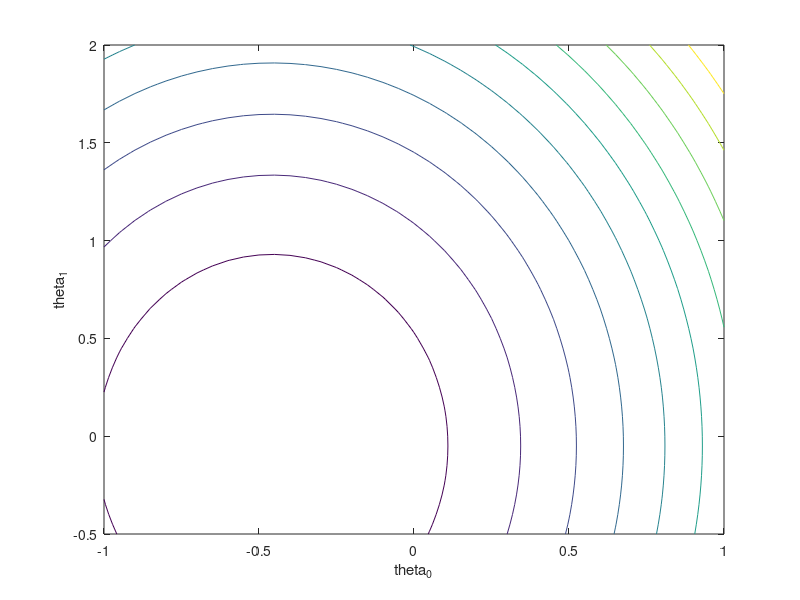
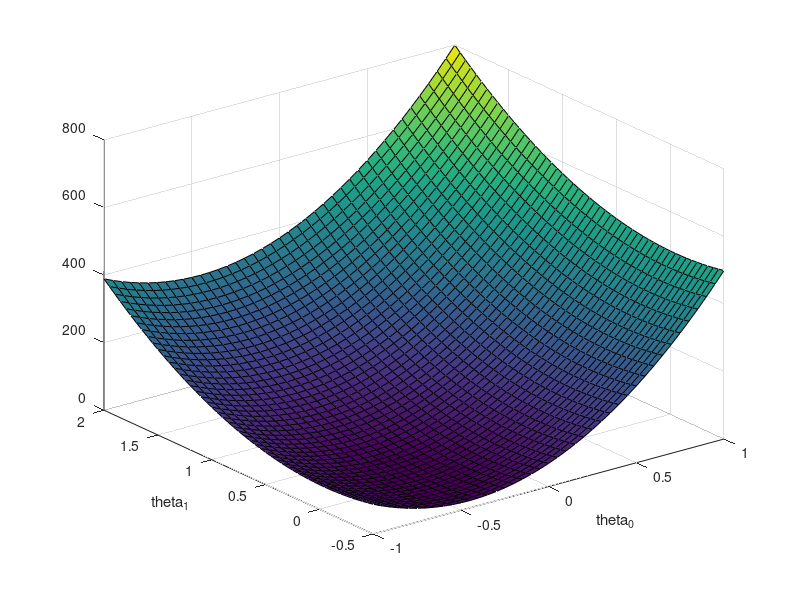

Write MATLAB code to recreate these figures, in order. (Note: this script raises an error after producing the figures.)
#!/usr/bin/octave-cli --persist

# --------------------------------------------------------------------
# Interactive mode, showing the contours and the corresponding line
#
# WITH NORMALIZATION AND DATA CENTERING
#
# Implementation of J and gradJ for the general linear case
# --------------------------------------------------------------------

pkg load optim;


load quasar_train.csv;
lambdas = quasar_train(1, :)';
train_qso = quasar_train(2:end, :);
load quasar_test.csv;
test_qso = quasar_test(2:end, :);


# Data stored each sample in a row, where the last row is the label


# Construct the design matrix with the original data
Xo=[ones(rows(lambdas),1),lambdas];

# The outputs vector with the original data
Yo=test_qso(1,:)';

# The slope for the data normalization
minArea = min(Xo(:,2));
maxArea = max(Xo(:,2));
mx = 2/(maxArea-minArea);
bx = 1-mx*maxArea;

NM=[1 bx; 0 mx];
X=Xo*NM; # Normalized data to interval -1 to 1

# Normalize also the output
minPrice=min(Yo);
maxPrice=max(Yo);
my = 2/(maxPrice-minPrice);
by = 1-my*maxPrice;

Y = my*Yo + by;

# For the inverse mapping we need these:
imy = 1/my;
iby = -by/my;

# Objective function of the parameters theta, requires also the data A
# First create a matrix without the square, where the j-column has
# theta_0 + theta_1*x_1^(j)-y^(j).  Then, square all elements of that matrix
# and finally add up all elements in each row
function res=J(theta,X,Y)
  D=(X*theta'-Y*ones(1,rows(theta)));
  res=0.5*sum(D.*D,1)';
endfunction;

# Gradient of J.
# Analytical solution.
#
# Here assuming that theta has two components only
# For each theta pair (assumed in a row of the theta matrix) it will
# compute also a row with the gradient: the first column is the partial
# derivative w.r.t theta_0 and the second w.r.t theta_1
function res=gradJ(theta,X,Y)
  res=(X'*(X*theta'-Y*ones(1,rows(theta))))';
endfunction;

function res = thetas(X,y)
  In = inv(X' * X );
  res = In * X' * y;
endfunction


function resn=gradJn(theta,X,Y)
  # Centered derivatives
  delta=1e-2;
  dx=delta*600;
  dy=delta*2;

  Jtx=(J(theta+ones(rows(theta),1)*[dx,0],X,Y)-J(theta-ones(rows(theta),1)*[dx,0],X,Y))/(2*dx);
  Jty=(J(theta+ones(rows(theta),1)*[0,dy],X,Y)-J(theta-ones(rows(theta),1)*[0,dy],X,Y))/(2*dy);
  
  resn=[Jtx,Jty];
endfunction

# Select the grid to plot the contours and gradients
th0=-1:0.05:1;
th1=-0.5:0.05:2;
[tt0,tt1] = meshgrid(th0,th1);

theta=[tt0(:) tt1(:)];
jj=reshape(J(theta,X,Y),size(tt0));

# Precompute the gradient for the chosen grid
g=gradJ(theta,X,Y);
gjx=reshape(g(:,1),size(tt0));
gjy=reshape(g(:,2),size(tt1));

## show the surface
figure(3);
hold off;
surf(tt0,tt1,jj);
xlabel("theta_0");
ylabel("theta_1");

# plot the contours in 2D
figure(1);
hold off;

contour(tt0,tt1,jj);
xlabel("theta_0");
ylabel("theta_1");

# Learning rate
alpha = 0.0005;


while(1)
  hold on;
 
  printf("Click on countours to set a starting point\n");
  fflush(stdout);

  figure(1);

  # Wait for mouse click and get the point (t0,t1) in the plot coordinate sys.
  [t0,t1,buttons] = ginput(1);
  t=[t0,t1];
  gt=gradJ(t,X,Y);

  # Clean the previous plot 
  hold off;

  # Paint first the contour lines
  contour(tt0,tt1,jj);
  hold on;

  # Add the gradient
  quiver(tt0,tt1,gjx,gjy,0.7);

  xlabel("theta0");
  ylabel("theta1");
 
  # Print some information on the clicked starting point
  #printf("J(%g,%g)=%g\n",t0,t1,J(t,X,Y));
  #printf("  GradJ(%g,%g)=[%g,%g]\n",t0,t1,gt(1),gt(2));
  fflush(stdout);

  # Show the clicked point
  plot([t0],[t1],"*r");

  # Perform the gradient descent
  ts=t; # sequence of t's

  for i=[1:100] # max 100 iterations
    tc = ts(rows(ts),:); # Current position 
    gn = gradJ(tc,X,Y);  # Gradient at current position
    tn = tc - alpha * gn;# Next position
    ts = [ts;tn];

    if (norm(tc-tn)<0.001) break; endif;
  endfor




  # Draw the trajectory
  plot(ts(:,1),ts(:,2),"k-");
  plot(ts(:,1),ts(:,2),"ob");

  # Paint on a second figure the corresponding line
  figure(2);
  hold off;
  plot(Xo(:,2),Yo,"*b");
  hold on;
  
  # The line back in the samples
  areas=linspace(min(Xo(:,2)),max(Xo(:,2)),5);

  # We have to de-normalize the normalized estimation
  prices=t1*imy*mx*areas + (imy*t1*bx + imy*t0+iby);
  plot(areas,prices,'k',"linewidth",3);

  # and now with the intermediate versions
  #for (i=[2:rows(ts)])
  ts = thetas(X,Y)
  u0=ts(1,1);
  u1=ts(2,1);

  prices=u1*imy*mx*areas + (imy*u1*bx + imy*u0+iby);
  #plot(areas,prices,'g',"linewidth",1);
  #endfor;
  plot(areas,prices,'r',"linewidth",4);

	#ts(rows(ts),:)
  
  axis([minArea maxArea minPrice maxPrice]);  
endwhile;
